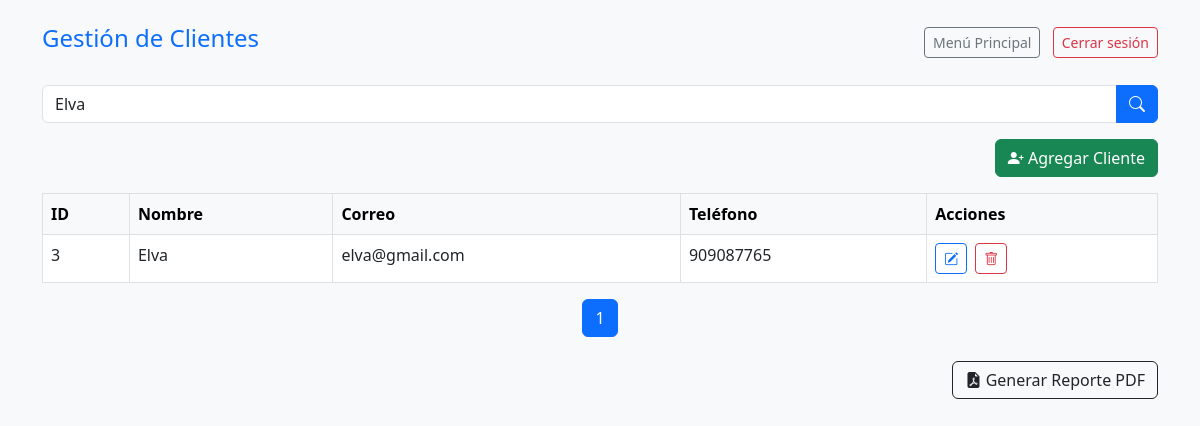
Page /clientes.php?buscar=Elva (signed in) on the committed database.
### tables this page shows
CREATE TABLE `clientes` (
  `id` int NOT NULL,
  `nombre` varchar(100) NOT NULL,
  `correo` varchar(100) NOT NULL,
  `telefono` varchar(50) DEFAULT NULL
);

### clientes.php (the view, shortened to what this page needs)
<?php
require_once 'config.php';
$por_pagina = 5;
$pagina = isset($_GET['pagina']) ? (int)$_GET['pagina'] : 1;
$inicio = ($pagina - 1) * $por_pagina;
$buscar = isset($_GET['buscar']) ? trim($_GET['buscar']) : '';
$params = [];
$sql_busqueda = "";
if ($buscar !== '') {
    $sql_busqueda = " WHERE nombre LIKE ? ";
    $params[] = "%$buscar%";
}
$sql_total = "SELECT COUNT(*) FROM clientes $sql_busqueda";
$stmt_total = $pdo->prepare($sql_total);
$stmt_total->execute($params);
$total_registros = $stmt_total->fetchColumn();
$total_paginas = ceil($total_registros / $por_pagina);
$sql = "SELECT * FROM clientes $sql_busqueda ORDER BY id DESC LIMIT $inicio, $por_pagina";
$stmt = $pdo->prepare($sql);
$stmt->execute($params);
$clientes = $stmt->fetchAll(PDO::FETCH_ASSOC);
?>
<!DOCTYPE html>
<html lang="es">
<head>
    <link href="https://cdn.jsdelivr.net/npm/bootstrap@5.3.0/dist/css/bootstrap.min.css" rel="stylesheet">
    <link rel="stylesheet" href="https://cdn.jsdelivr.net/npm/bootstrap-icons@1.10.5/font/bootstrap-icons.css">
</head>
<body class="bg-light">
<div class="container mt-4">
    <div class="d-flex justify-content-between align-items-center mb-4">
        <h4 class="text-primary">Gestión de Clientes</h4>
        <div>
            <a href="dashboard.php" class="btn btn-outline-secondary btn-sm me-2">Menú Principal</a>
            <a href="logout.php" class="btn btn-outline-danger btn-sm">Cerrar sesión</a>
        </div>
    </div>
    <form method="GET" class="input-group mb-3">
        <input type="text" name="buscar" class="form-control" placeholder="Buscar cliente por nombre..." value="<?= htmlspecialchars($buscar) ?>">
        <button class="btn btn-primary" type="submit"><i class="bi bi-search"></i></button>
    </form>
    <div class="d-flex justify-content-end mb-3">
        <a href="agregar_cliente.php" class="btn btn-success">
            <i class="bi bi-person-plus-fill"></i> Agregar Cliente
        </a>
    </div>
    <table class="table table-bordered table-hover bg-white">
        <thead class="table-light">
            <tr>
                <th>ID</th>
                <th>Nombre</th>
                <th>Correo</th>
                <th>Teléfono</th>
                <th>Acciones</th>
            </tr>
        </thead>
        <tbody>
            <?php if ($clientes): ?>
                <?php foreach ($clientes as $c): ?>
                    <tr>
                        <td><?= $c['id'] ?></td>
                        <td><?= htmlspecialchars($c['nombre']) ?></td>
                        <td><?= htmlspecialchars($c['correo']) ?></td>
                        <td><?= htmlspecialchars($c['telefono']) ?></td>
                        <td>
                            <a href="editar_cliente.php?id=<?= $c['id'] ?>" class="btn btn-sm btn-outline-primary me-1" title="Editar">
                                <i class="bi bi-pencil-square"></i>
                            </a>
                            <a href="clientes.php?eliminar=<?= $c['id'] ?>" class="btn btn-sm btn-outline-danger me-1" title="Eliminar" onclick="return confirm('¿Eliminar este cliente?')">
                                <i class="bi bi-trash"></i>
                            </a>
                        </td>
                    </tr>
                <?php endforeach ?>
            <?php else: ?>
                <tr><td colspan="5" class="text-center">No se encontraron clientes.</td></tr>
            <?php endif ?>
        </tbody>
    </table>
    <nav>
        <ul class="pagination justify-content-center">
            <?php for ($i = 1; $i <= $total_paginas; $i++): ?>
                <li class="page-item <?= ($i == $pagina) ? 'active' : '' ?>">
                    <a class="page-link" href="?pagina=<?= $i ?>&buscar=<?= urlencode($buscar) ?>"><?= $i ?></a>
                </li>
            <?php endfor; ?>
        </ul>
    </nav>
    <div class="text-end mt-4">
        <a href="reporte_pdf.php" class="btn btn-outline-dark">
            <i class="bi bi-file-earmark-pdf-fill"></i> Generar Reporte PDF
        </a>
    </div>
</div>
</body>
</html>

### rows in the picture
clientes: id "3", nombre "Elva", correo "elva@gmail.com", telefono "909087765"
